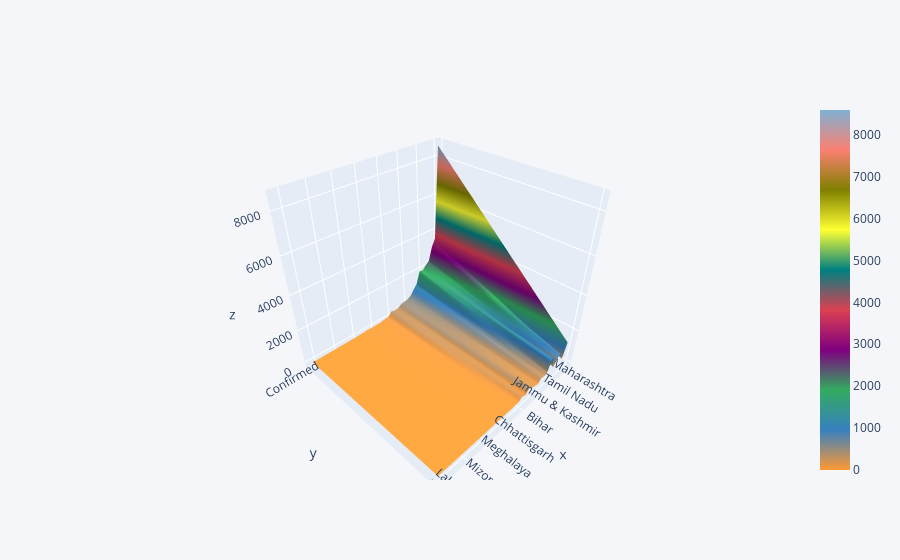

Notebook cell for this chart:
### Code cell
data2.iplot(kind ='surface')

### Figure 1 — Plotly figure (JSON) as saved in the notebook; plotly's stock layout.template omitted (floating-point values rounded to 4 significant figures)
{"data": [{"colorscale": [[0, "rgb(255, 153, 51)"], [0.1111, "rgb(55, 128, 191)"], [0.2222, "rgb(50, 171, 96)"], [0.3333, "rgb(128, 0, 128)"], [0.4444, "rgb(219, 64, 82)"], [0.5556, "rgb(0, 128, 128)"], [0.6667, "rgb(255, 255, 51)"], [0.7778, "rgb(128, 128, 0)"], [0.8889, "rgb(251, 128, 114)"], [1, "rgb(128, 177, 211)"]], "type": "surface", "x": ["Maharashtra", "Gujarat", "NCT of Delhi", "Rajasthan", "Madhya Pradesh", "Tamil Nadu", "Uttar Pradesh", "Andhra Pradesh", "Telangana", "West Bengal", "Jammu & Kashmir", "Karnataka", "Kerala", "Punjab", "Haryana", "Bihar", "Odisha", "Jharkhand", "Uttarakhand", "Himachal Pradesh", "Chhattisgarh", "Assam", "Chandigarh", "Andaman & Nicobar Island", "Ladakh", "Meghalaya", "Puducherry", "Goa", "Manipur", "Tripura", "Mizoram", "Arunanchal Pradesh", "Nagaland", "Dadara & Nagar Havelli", "Daman & Diu", "Lakshadweep", "Sikkim"], "y": ["Confirmed", "Recovered"], "z": [[8590, 3548, 3108, 2335, 2165, 1937, 1986, 1259, 1003, 697, 565, 523, 486, 330, 304, 360, 118, 104, 51, 40, 37, 38, 56, 33, 22, 12, 8, 7, 2, 2, 1, 1, 0, 0, 0, 0, 0], [1282, 394, 877, 744, 357, 1101, 399, 258, 332, 109, 176, 207, 359, 98, 218, 57, 38, 17, 33, 25, 34, 27, 17, 15, 16, 0, 5, 7, 2, 2, 0, 1, 0, 0, 0, 0, 0]]}], "layout": {"legend": {"bgcolor": "#F5F6F9", "font": {"color": "#4D5663"}}, "paper_bgcolor": "#F5F6F9", "plot_bgcolor": "#F5F6F9", "title": {"font": {"color": "#4D5663"}}, "xaxis": {"gridcolor": "#E1E5ED", "showgrid": true, "tickfont": {"color": "#4D5663"}, "title": {"font": {"color": "#4D5663"}, "text": ""}, "zerolinecolor": "#E1E5ED"}, "yaxis": {"gridcolor": "#E1E5ED", "showgrid": true, "tickfont": {"color": "#4D5663"}, "title": {"font": {"color": "#4D5663"}, "text": ""}, "zerolinecolor": "#E1E5ED"}}}
